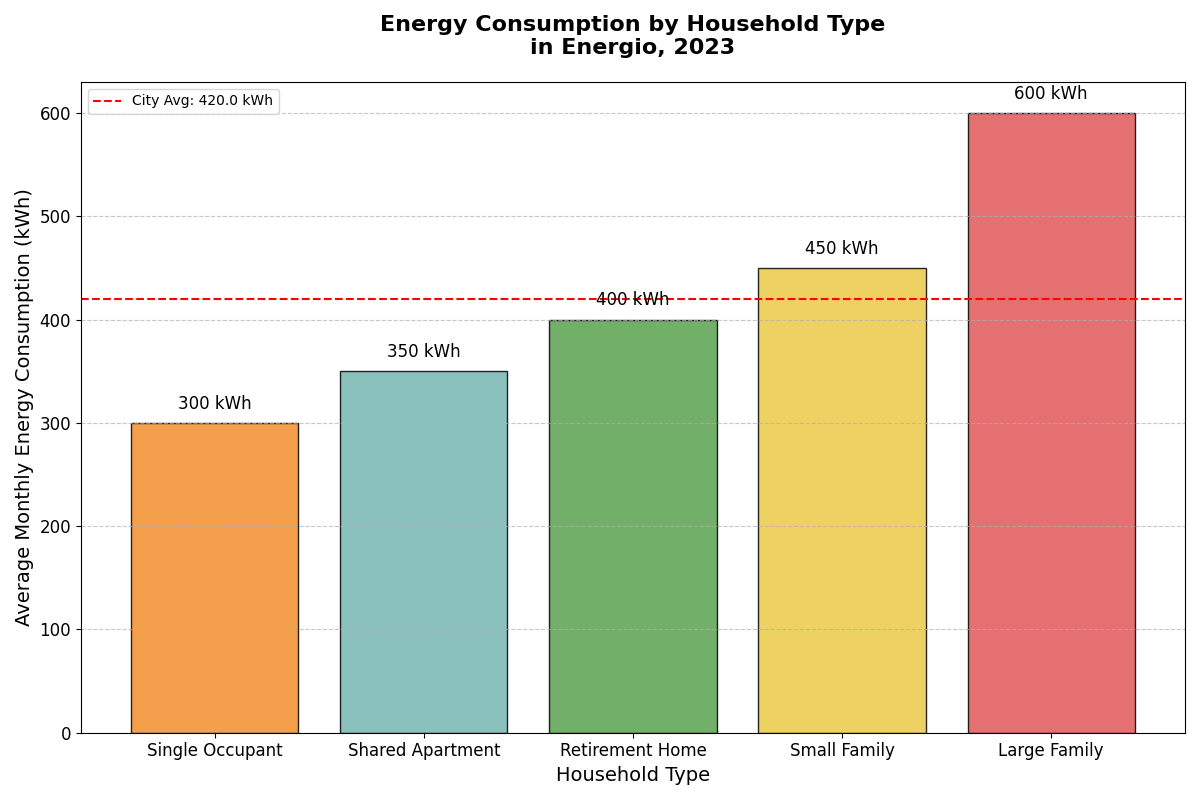

Python code for this plot:
import matplotlib.pyplot as plt
import numpy as np

household_types = [
    "Single Occupant", "Small Family", "Large Family", "Shared Apartment", "Retirement Home"
]
energy_consumption = [
    300, 450, 600, 350, 400
]

# Sorting the household types by energy consumption (ascending)
sorted_indices = np.argsort(energy_consumption)
household_types_sorted = [household_types[i] for i in sorted_indices]
energy_consumption_sorted = [energy_consumption[i] for i in sorted_indices]

fig, ax = plt.subplots(figsize=(12, 8))

bars = ax.bar(household_types_sorted, energy_consumption_sorted, color=['#f28e2b', '#76b7b2', '#59a14f', '#edc948', '#e15759'], edgecolor='black', alpha=0.85)

for bar in bars:
    yval = bar.get_height()
    ax.text(bar.get_x() + bar.get_width()/2, yval + 10, f'{yval} kWh', ha='center', va='bottom', fontsize=12)

city_average = np.mean(energy_consumption_sorted)
ax.axhline(city_average, color='red', linestyle='--', linewidth=1.5, label=f'City Avg: {city_average:.1f} kWh')

ax.set_title('Energy Consumption by Household Type\nin Energio, 2023', fontsize=16, weight='bold', pad=20)
ax.set_xlabel('Household Type', fontsize=14)
ax.set_ylabel('Average Monthly Energy Consumption (kWh)', fontsize=14)
ax.legend()

ax.yaxis.grid(True, linestyle='--', alpha=0.7)
ax.tick_params(axis='x', labelsize=12)
ax.tick_params(axis='y', labelsize=12)

plt.tight_layout()

plt.show()
